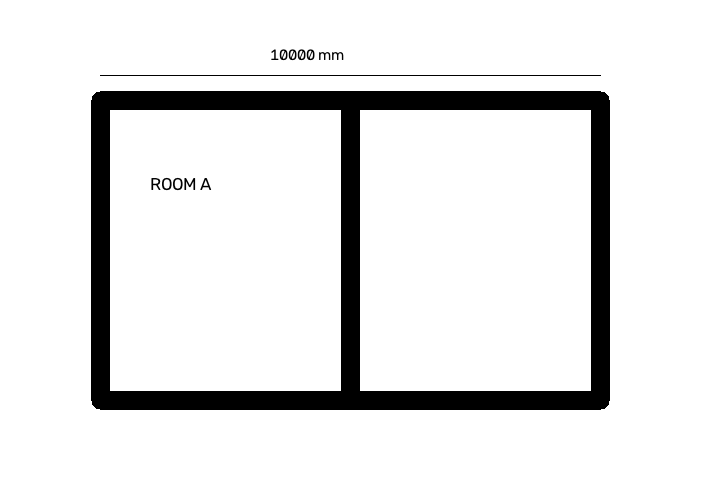
#> input picture ki/plan-raster/testdata/clean.png, 720 x 500 px
$ python -i pipeline.py   (imports and definitions only)
#> lines starting #> are read from the running program, lines starting #| are printed output that depends on the picture; after the words box and inside, x2 and y2 are one past the last pixel; in counts of white or black regions, pixels touching at a corner belong together
import math, re, time
from pathlib import Path
import cv2
import numpy as np
from shapely.geometry import LineString
from shapely.ops import unary_union, polygonize

MAX_PIXELS = 20_000_000


def transform(points, matrix):
    return cv2.perspectiveTransform(np.array(points, dtype=np.float32).reshape(-1, 1, 2), matrix).reshape(-1, 2)


def preprocess(image, perspective=True):
    """Return normalized image and original→normalized homography (also used for calibration)."""
    h, w = image.shape[:2]
    factor = min(1., 1800 / max(h, w))
    matrix = np.diag([factor, factor, 1.]).astype(float)
    image = cv2.resize(image, None, fx=factor, fy=factor) if factor < 1 else image.copy()
    gray = cv2.cvtColor(image, cv2.COLOR_BGR2GRAY)
    warnings = []
    if perspective:
        # Only bright, nearly page-sized quadrilaterals. Never use dark building outlines as pages.
        mask = cv2.inRange(gray, 180, 255)
        contours, _ = cv2.findContours(mask, cv2.RETR_EXTERNAL, cv2.CHAIN_APPROX_SIMPLE)
        for c in sorted(contours, key=cv2.contourArea, reverse=True)[:1]:
            q = cv2.approxPolyDP(c, .025 * cv2.arcLength(c, True), True)
            if len(q) == 4 and cv2.contourArea(q) > .55 * gray.size:
                p = q[:, 0].astype(np.float32)
                sums, differences = p.sum(axis=1), np.diff(p, axis=1).ravel()
                p = np.array([p[sums.argmin()], p[differences.argmin()], p[sums.argmax()], p[differences.argmax()]])
                width = max(np.linalg.norm(p[1]-p[0]), np.linalg.norm(p[2]-p[3]))
                height = max(np.linalg.norm(p[3]-p[0]), np.linalg.norm(p[2]-p[1]))
                if len(np.unique(p, axis=0)) == 4 and min(width, height) > 100:
                    target = np.float32([[0,0],[width-1,0],[width-1,height-1],[0,height-1]])
                    warp = cv2.getPerspectiveTransform(p, target)
                    image = cv2.warpPerspective(image, warp, (int(width),int(height)), borderValue=(255,255,255))
                    matrix = warp @ matrix
                    gray = cv2.cvtColor(image, cv2.COLOR_BGR2GRAY)
                    warnings.append('Blattviereck automatisch entzerrt; Kalibrierung und Kontur im Debugbild prüfen.')
    gray = cv2.createCLAHE(clipLimit=2, tileGridSize=(8,8)).apply(gray)
    _, binary = cv2.threshold(gray, 0, 255, cv2.THRESH_BINARY_INV+cv2.THRESH_OTSU)
    lines = cv2.HoughLinesP(binary, 1, np.pi/1800, 50, minLineLength=70, maxLineGap=8)
    angle = 0.
    if lines is not None:
        angles = []
        for x1,y1,x2,y2 in lines.reshape(-1,4):
            a = (math.degrees(math.atan2(y2-y1,x2-x1))+45)%90-45
            if abs(a) <= 20: angles.append(a)
        if angles: angle=float(np.median(angles))
    if abs(angle) > .25:
        h,w=gray.shape
        affine=cv2.getRotationMatrix2D((w/2,h/2), angle, 1)
        image=cv2.warpAffine(image,affine,(w,h),borderValue=(255,255,255))
        matrix=np.vstack([affine,[0,0,1]]) @ matrix
        gray=cv2.cvtColor(image,cv2.COLOR_BGR2GRAY)
        _,binary=cv2.threshold(gray,0,255,cv2.THRESH_BINARY_INV+cv2.THRESH_OTSU)
    return image, binary, matrix, warnings, angle


# [9 lines left out: function skeleton, not called in this run]


def mask_small_text(binary):
    cleaned=binary.copy(); textmask=np.zeros_like(binary)
    n,labels,stats,_=cv2.connectedComponentsWithStats(binary)
    removed=np.zeros(n,dtype=np.uint8)
    for label,(x,y,w,h,area) in enumerate(stats[1:],1):
        # Isolated small glyph-like components only. Wall-attached labels are intentionally retained.
        if 3<=h<=24 and 2<=w<=30 and area<300:
            removed[label]=255
    textmask=removed[labels]
    cleaned[textmask>0]=0
    return cleaned,textmask


def segments(binary):
    items=[]; wallmask=np.zeros_like(binary)
    # Thin labels/dimension lines are rejected by stroke thickness; no OCR text is interpreted as code.
    for axis,kernel in [('h',(35,1)),('v',(1,35))]:
        opened=cv2.morphologyEx(binary,cv2.MORPH_OPEN,np.ones(kernel[::-1],np.uint8))
        n,_,stats,_=cv2.connectedComponentsWithStats(opened)
        for x,y,w,h,area in stats[1:]:
            length,thickness=(w,h) if axis=='h' else (h,w)
            if length<45 or not 5<=thickness<=45 or area/(w*h)<.7: continue
            offset=(y+(h-1)/2) if axis=='h' else (x+(w-1)/2)
            start,end=(x,x+w-1) if axis=='h' else (y,y+h-1)
            items.append(dict(axis=axis,offset=float(offset),start=float(start),end=float(end),thickness=float(thickness)))
            wallmask[y:y+h,x:x+w]=opened[y:y+h,x:x+w]
    return items,wallmask


def tidy(items,binary):
    walls=[]; gaps=[]
    for axis in ['h','v']:
        groups=[]
        for item in sorted([s for s in items if s['axis']==axis],key=lambda s:(s['offset'],s['start'])):
            group=next((g for g in groups if abs(g[0]['offset']-item['offset'])<=4),None)
            if group is None:groups.append([item])
            else:group.append(item)
        for group in groups:
            group.sort(key=lambda s:s['start']);current=dict(group[0])
            for nxt in group[1:]:
                gap=nxt['start']-current['end']
                if gap<=75:
                    if gap>=12:gaps.append((current.copy(),current['end'],nxt['start']))
                    current['end']=max(current['end'],nxt['end'])
                    current['thickness']=float(np.median([current['thickness'],nxt['thickness']]))
                else:walls.append(current);current=dict(nxt)
            walls.append(current)
    # Snap nearby T/corner intersections; do not close arbitrary long gaps.
    for h in [w for w in walls if w['axis']=='h']:
        for v in [w for w in walls if w['axis']=='v']:
            tol=max(h['thickness'],v['thickness'])+4
            if h['start']-tol<=v['offset']<=h['end']+tol and v['start']-tol<=h['offset']<=v['end']+tol:
                for wall,value in [(h,v['offset']),(v,h['offset'])]:
                    if abs(wall['start']-value)<=tol:wall['start']=value
                    if abs(wall['end']-value)<=tol:wall['end']=value
    return walls,gaps


def endpoints(w):
    return ([[w['start'],w['offset']],[w['end'],w['offset']]] if w['axis']=='h' else
            [[w['offset'],w['start']],[w['offset'],w['end']]])


# [21 lines left out: function classify_gap, not called in this run]


def calibration(scale,matrix,default,warnings):
    if scale is None:
        warnings.append('KEIN gemessener Maßstab: 10 mm/Pixel nur Platzhalter; Maße und Flächen nicht belastbar.')
        return float(default),'estimated'
    values=[float(x) for x in re.split('[,;]',scale)]
    if len(values)!=5 or not all(math.isfinite(v) for v in values) or values[-1]<=0:raise ValueError('Maßstab: x1,y1,x2,y2,mm; positive reale Länge erforderlich.')
    a,b=transform([values[:2],values[2:4]],matrix)
    distance=np.linalg.norm(b-a)
    if distance<1:raise ValueError('Kalibrierpunkte liegen zu dicht zusammen.')
    return float(values[-1]/distance),'user'


def extract(path,scale=None,debug_dir=None,perspective=True,method='classical'):
#> called with path = '../testdata/clean.png', perspective = True, method = 'classical'
    if method!='classical':raise ValueError('Lernmodell nicht verfügbar: kein geprüftes lokales CubiCasa-Checkpoint. Klassisch mit --method classical starten.')
    started=time.perf_counter()
    image=cv2.imread(str(path),cv2.IMREAD_COLOR)
#> image is the input picture: shape (500, 720, 3); min 0, max 255, mean 229
    if image is None:raise ValueError('Bild nicht lesbar; PDF zuerst als PNG/JPG rasterisieren.')
    if image.shape[0]*image.shape[1]>MAX_PIXELS:raise ValueError('Maximal 20 Megapixel.')
    normalized,binary,matrix,warnings,angle=preprocess(image,perspective)
#> in preprocess, `contours, _ = cv2.findContours(mask, cv2.RETR_EXTERNAL, cv2.CHAIN_APPR..`: contours = [[[0, 0], [0, 499], [719, 499], [719, 0]]]
#> the loop in preprocess, `for c in sorted(contours, key=cv2.contourArea, reverse=True)[:1]:` made 1 pass
#> (q, p, sums, differences, width, height, target, matrix) on pass 1: ([[0, 0], [0, 499], [719, 499], [719, 0]], [[0, 0], [719, 0], [719, 499], [0, 499]], [0, 499, 1218, 719], [0, 499, -220, -719], 719, 499, [[0, 0], [718, 0], [718, 498], [0, 498]], [[0.999, 0, 0], [0, 0.998, 0], [1.59e-19, 0, 1]])
#> after the loop in preprocess, `for c in sorted(contours, key=cv2.contourArea, reverse=True)[:1]:`: height = 499; warnings = 1 item; width = 719
#> in preprocess, `_, binary = cv2.threshold(gray, 0, 255, cv2.THRESH_BINARY_INV+cv2.THRE..`:
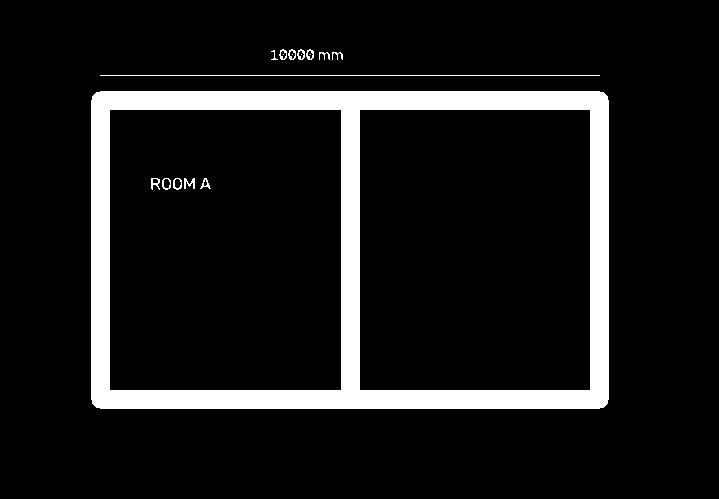
#> binary: shape (499, 719); 10.2% white; 18 white regions (4 under 20 px), largest, box (x1, y1, x2, y2) and area: (91, 91, 609, 409) 35536, (100, 75, 600, 76) 500, (184, 178, 195, 189) 66
#> in preprocess, `lines = cv2.HoughLinesP(binary, 1, np.pi/1800, 50, minLineLength=70, m..`: lines = 115 rows, first 6: [91, 105, 608, 108], [91, 396, 608, 396], [92, 401, 606, 404], [92, 99, 608, 107], [92, 97, 608, 102], [91, 395, 608, 394]
#> the loop in preprocess, `for x1,y1,x2,y2 in lines.reshape(-1,4):` made 115 passes
#> (x1, y1, x2, y2, a) on passes 1 to 8: (91, 105, 608, 108, 0.332), (91, 396, 608, 396, 0), (92, 401, 606, 404, 0.334), (92, 99, 608, 107, 0.888), (92, 97, 608, 102, 0.555), (91, 395, 608, 394, -0.111), (92, 96, 606, 95, -0.111), (92, 400, 608, 397, -0.333)
#> after the loop in preprocess, `for x1,y1,x2,y2 in lines.reshape(-1,4):`: angles = 115 values, max 3.91 at index 90, min -6.19 at index 111, mean 0.183
#> in preprocess, `if angles: angle=float(np.median(angles))`: angle = 0
#> matrix = [[0.999, 0, 0], [0, 0.998, 0], [1.59e-19, 0, 1]]; warnings = 1 item; angle = 0
    cleaned,textmask=mask_small_text(binary)
#> in mask_small_text, `n,labels,stats,_=cv2.connectedComponentsWithStats(binary)`:
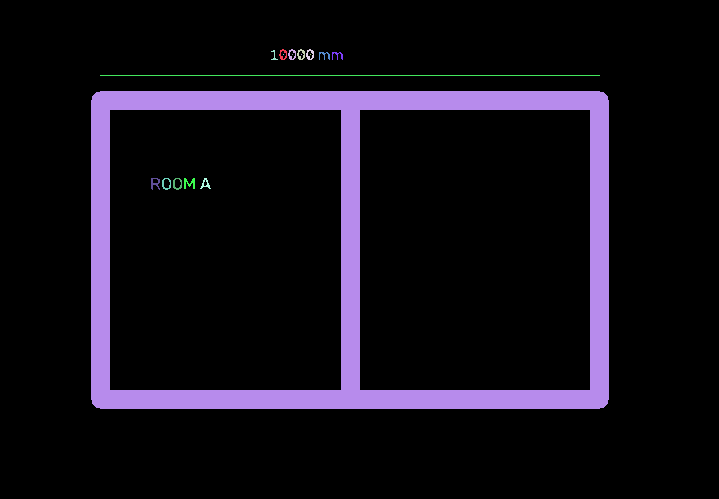
#> labels: shape (499, 719) int32; 19 distinct labels, from 0 to 18; one colour per label, 0 black
#> in mask_small_text, `n,labels,stats,_=cv2.connectedComponentsWithStats(binary)`: n = 19; stats = 19 rows, first 6: [0, 0, 719, 499, 322190], [279, 49, 8, 11, 44], [288, 49, 8, 11, 45], [297, 49, 8, 11, 47], [306, 49, 8, 11, 48], [271, 50, 7, 10, 22]
#> the loop in mask_small_text, `for label,(x,y,w,h,area) in enumerate(stats[1:],1):` made 18 passes
#> (x, y, w, h, area) on passes 1, 2, 3, 4, 5, 6, 7, 12: (279, 49, 8, 11, 44), (288, 49, 8, 11, 45), (297, 49, 8, 11, 47), (306, 49, 8, 11, 48), (271, 50, 7, 10, 22), (319, 52, 11, 8, 39), (332, 52, 11, 8, 39), (100, 75, 500, 1, 500)
#> after the loop in mask_small_text, `for label,(x,y,w,h,area) in enumerate(stats[1:],1):`: removed = 19 values, max 255 at index 1, min 0 at index 0, mean 161.1
#> in mask_small_text, `textmask=removed[labels]`:
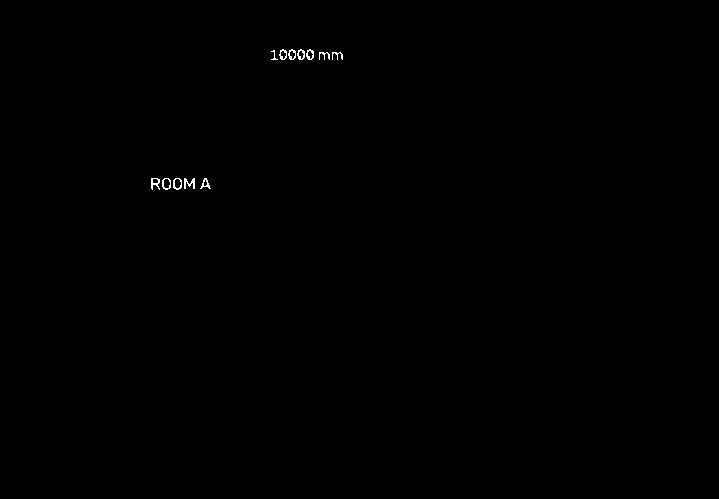
#> textmask: shape (499, 719); 0.15% white in thin lines or dots, all inside (x1, y1, x2, y2) = (151, 49, 343, 190)
#> in mask_small_text, `cleaned[textmask>0]=0`:
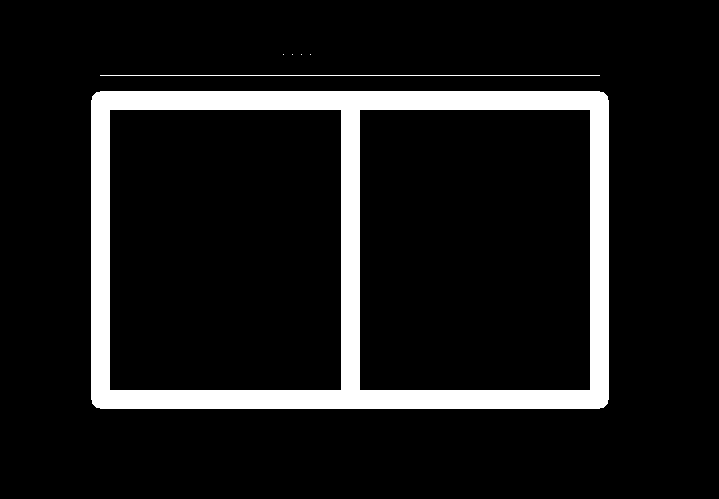
#> cleaned: shape (499, 719); 10% white; 6 white regions (4 under 20 px), largest, box (x1, y1, x2, y2) and area: (91, 91, 609, 409) 35536, (100, 75, 600, 76) 500
    items,mask=segments(cleaned);walls,gaps=tidy(items,binary)
#> the loop in segments, `for axis,kernel in [('h',(35,1)),('v',(1,35))]:` made 2 passes
#> n on passes 1 to 2: 4, 4
#> pass 1, in segments, `opened=cv2.morphologyEx(binary,cv2.MORPH_OPEN,np.ones(kernel[::-1],np...`:
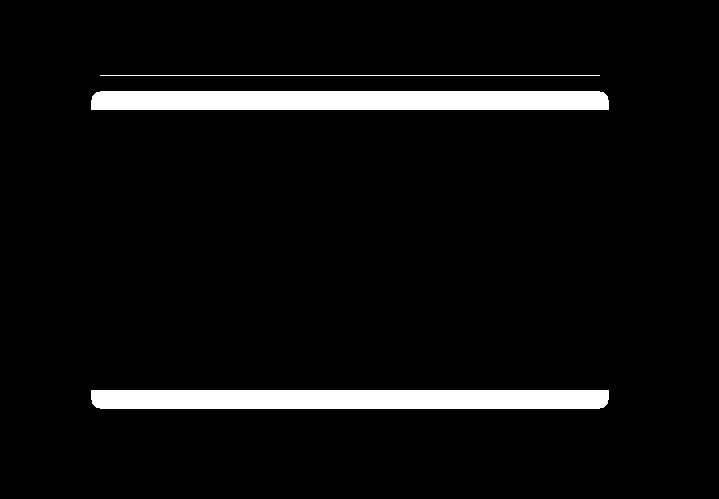
#> opened: shape (499, 719); 5.6% white; 3 white regions, box (x1, y1, x2, y2) and area: (91, 91, 609, 110) 9788, (91, 390, 609, 409) 9788, (100, 75, 600, 76) 500
#> pass 2, in segments, `opened=cv2.morphologyEx(binary,cv2.MORPH_OPEN,np.ones(kernel[::-1],np...`:
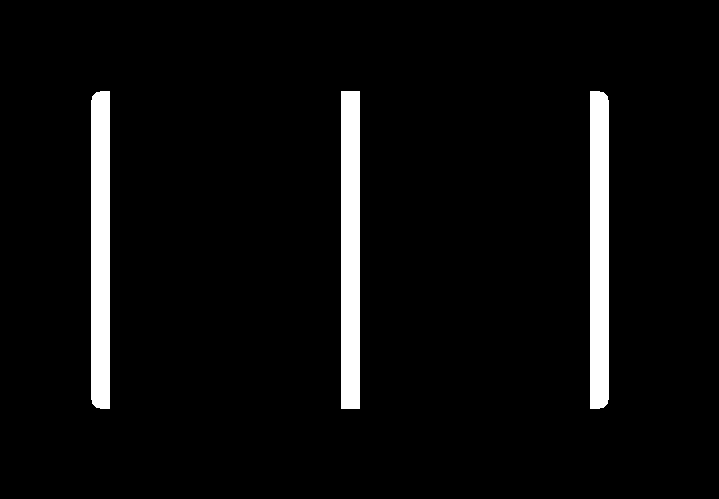
#> opened: shape (499, 719); 5% white; 3 white regions, box (x1, y1, x2, y2) and area: (341, 91, 360, 409) 6042, (91, 91, 110, 409) 5988, (590, 91, 609, 409) 5988
#> after the loop in segments, `for axis,kernel in [('h',(35,1)),('v',(1,35))]:`:
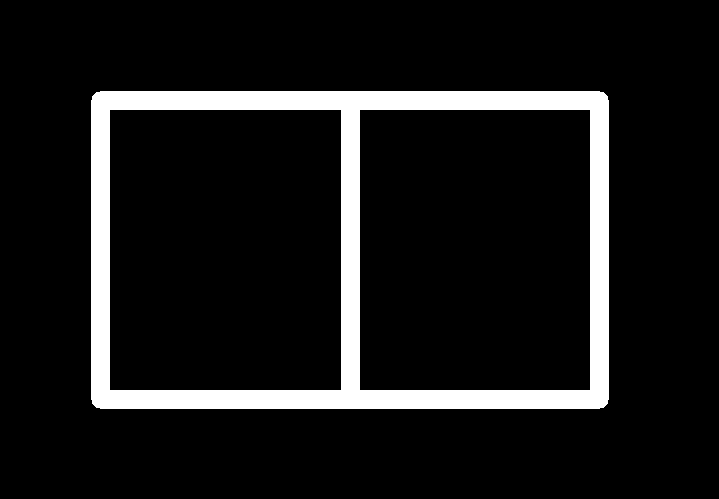
#> wallmask: shape (499, 719); 9.9% white; 1 white region, box (x1, y1, x2, y2) and area: (91, 91, 609, 409) 35536
#> after the loop in segments, `for axis,kernel in [('h',(35,1)),('v',(1,35))]:`: items = 5 items
#> after `items, mask = segments(cleaned)`: items = 5 items
#> after `walls, gaps = tidy(items, binary)`: walls = 5 items; gaps = []
    mm,scale_source=calibration(scale,matrix,10,warnings)
#> mm = 10; scale_source = 'estimated'
    height=normalized.shape[0]
    def point(p):return [round(float(p[0])*mm,2),round((height-1-float(p[1]))*mm,2)]
    outwalls=[]
    for i,w in enumerate(walls):
        a,b=endpoints(w)
        outwalls.append(dict(id=f'W{i+1}',a=point(a),b=point(b),thickness=round(w['thickness']*mm,2),length=round((w['end']-w['start'])*mm,2),confidence=.65))
#> this loop made 5 passes
#> (a, b) on passes 1 to 5: ([100, 100], [599, 100]), ([100, 399], [599, 399]), ([100, 100], [100, 399]), ([350, 100], [350, 399]), ([599, 100], [599, 399])
#> after the loop, outwalls = 5 items
    openings=[]
    for w,a,b in gaps:
        host=next((i for i,t in enumerate(walls) if t['axis']==w['axis'] and abs(t['offset']-w['offset'])<5 and t['start']<=a and t['end']>=b),None)
        if host is None:continue
        kind,confidence,evidence=classify_gap(w,a,b,binary)
        center=[(a+b)/2,w['offset']] if w['axis']=='h' else [w['offset'],(a+b)/2]
        openings.append(dict(id=f'O{len(openings)+1}',kind=kind,wall=f'W{host+1}',at=point(center),width=round((b-a)*mm,2),height=2010 if kind!='window' else 1350,sill=900 if kind=='window' else 0,height_assumed=True,confidence=confidence,evidence=evidence))
#> this loop made 0 passes
#> after the loop, openings = []
    rooms=[]; boundary=[]
    lines=[LineString(endpoints(w)) for w in walls]
#> lines = 5 items
    if lines:
        margin=float(np.median([w['thickness'] for w in walls]))/2
#> margin = 9.5
        polygons=list(polygonize(unary_union(lines)))
#> polygons = 2 items
        footprint=unary_union(polygons)
        if not footprint.is_empty and footprint.geom_type=='Polygon':boundary=[point(p) for p in list(footprint.exterior.coords)[:-1]]
#> boundary = [[1000, 3980], [1000, 990], [3500, 990], [5990, 990], [5990, 3980], [3500, 3980]]
        for poly in polygons:
            inner=poly.buffer(-margin,join_style=2)
            if inner.is_empty or inner.area<400 or inner.geom_type!='Polygon':continue
            coords=[point(p) for p in list(inner.exterior.coords)[:-1]]
            rooms.append(dict(id=f'R{len(rooms)+1}',name=f'Raum {len(rooms)+1}',polygon=coords,area_m2=round(inner.area*mm*mm/1e6,3),area_estimated=scale_source=='estimated'))
#> this loop made 2 passes
#> coords on passes 1 to 2: [[3405, 3885], [1095, 3885], [1095, 1085], [3405, 1085]], [[5895, 3885], [3595, 3885], [3595, 1085], [5895, 1085]]
#> after the loop, rooms = 2 items
    warnings+=['Prototyp: Konfidenzen sind heuristische Kennzeichnungen, keine kalibrierten Wahrscheinlichkeiten.','Raumnamen generisch; OCR dient nur als Prüfhinweis, kein automatischer Maßstabsbeweis.','Öffnungen/Höhen und Raumtopologie manuell prüfen; keine Vermessung.']
    if not walls:warnings.append('Keine ausreichend dicken, achsparallelen Wandstriche gefunden.')
    if debug_dir:
        folder=Path(debug_dir);folder.mkdir(parents=True,exist_ok=True)
        for name,data in [('01-normalized.png',normalized),('02-binary.png',binary),('03-wall-mask.png',mask),('04-skeleton.png',skeleton(mask)),('06-text-mask.png',textmask)]:cv2.imwrite(str(folder/name),data)
        overlay=normalized.copy()
        for w in walls:cv2.line(overlay,*[tuple(map(int,p)) for p in endpoints(w)],(0,0,255),2)
        for room in rooms:
            pixels=np.int32([[p[0]/mm,height-1-p[1]/mm] for p in room['polygon']]);cv2.polylines(overlay,[pixels],True,(0,180,0),2)
        for o in openings:cv2.circle(overlay,(int(o['at'][0]/mm),int(height-1-o['at'][1]/mm)),7,(255,0,0),2)
        cv2.imwrite(str(folder/'05-result.png'),overlay)
    return dict(version=1,source='raster',scale_mm_per_px=mm,scale_source=scale_source,coordinate_system='millimetres_y_up_normalized_image',original_to_normalized=matrix.tolist(),levels=[dict(name='EG',source=dict(kind='raster',page=1,input=0),scale=dict(mm_per_unit=mm,method=scale_source,ratio=None,evidence=[],support=0),detection='raster_classical',height=2500,height_assumed=True,elevation=0.,width=round(normalized.shape[1]*mm,2),depth=round(height*mm,2),boundary=boundary,walls=outwalls,openings=openings,rooms=rooms,texts=[],warnings=warnings)],warnings=warnings,skipped=[],diagnostics=dict(deskew_degrees=angle,runtime_seconds=time.perf_counter()-started))

>>> result = extract('../testdata/clean.png')
#> result = 10 items
